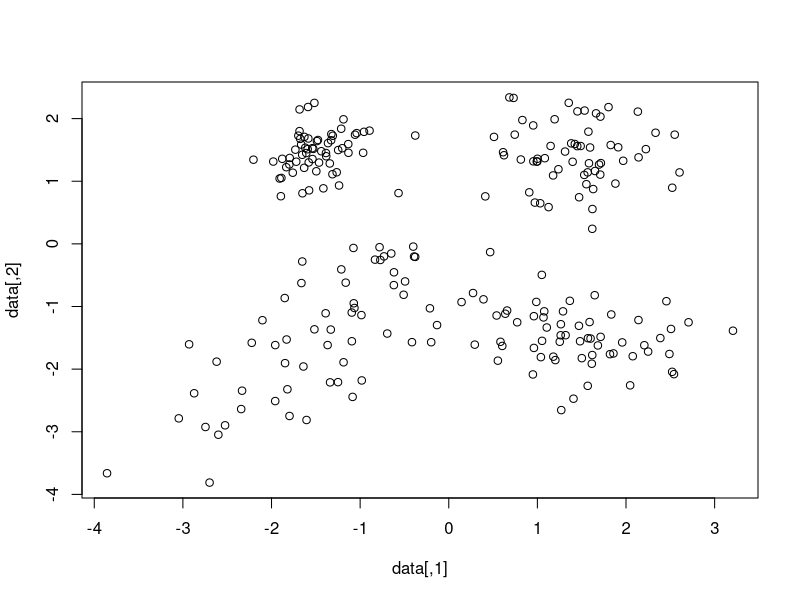

The R script that drew this image: (Note: this script raises an error after producing the figure.)
set.seed(11)

### draw data
n <- 60
b <- matrix(c(1.5,1.5,1.5,-1.5,-1.5,1.5,-1.5,-1.5), ncol = 4)
Omega <- matrix(c(0.3, 0.05, 0.05, 0.3, 0.5, -0.08, -0.08, 0.2, 0.1, 0.03, 0.03, 0.1, 0.8, 0.5, 0.5, 0.8), ncol = 4)
data <- c()
for(c in 1:4){
  data <- rbind(data, MASS::mvrnorm(n = 60, mu = b[,c], Sigma = matrix(Omega[,c], ncol = 2)))
}
plot(data)

### prior settings
delta <- 0.01 # concentration parameter of Dirichlet distribution
xi <- matrix(rep(0, 2), ncol = 2) # prior mean for class means
D <- diag(2) * 9 # prior variance for class means
sigma_y <- diag(2) # data variance (assumed known and same for all classes)

### initial values
z0 <- rep(1, nrow(data)) # initial data point assignment

### run Gibbs sampler
results <- crp_gibbs(data = data, delta = delta, xi = xi, D = D,
                     sigma_y = sigma_y, z0 = z0, R = 1000)

### assign classes that occur most often
tab <- apply(results$z_samples, 1, FUN = function(x) {
  tab <- table(x)
  ans <- names(tab[which.max(tab)])
  return(as.numeric(ans))
})
table(tab)

### Gibbs sampler definition
crp_gibbs <- function(data, delta, xi, D, sigma_y, z0, R){

  ### data dimension
  N <- nrow(data)

  ### initialization
  z <- z0
  m <- as.vector(table(z))
  C <- length(m)
  pb <- txtProgressBar(min = 0, max = R, style = 3)

  ### storage of Gibbs samples
  z_samples <- matrix(NA, nrow = N, ncol = R)

  ### Gibbs sampler
  for(r in 1:R){

    ### Dirichlet Process
    for(n in 1:N){
      ### un-assign initial class membership
      m[z[n]] <- m[z[n]] - 1

      ### remove empty table
      if(m[z[n]] == 0) {
        m[z[n]] <- m[C]
        z[z == C] <- z[n]
        m <- m[-C]
        C <- C - 1
      }

      ### ensure that z[n] does not get counted as a cluster
      z[n] <- -1

      ### storage for cluster log-probabilities
      logp <- rep(NA, C + 1)

      ### update cluster characteristics
      for(c in 1:C){

        ### extract data points currently present in this cluster
        y <- data[z == c, , drop = FALSE]

        ### compute cluster precision and variance
        tau_p <- solve(D) + m[c] * solve(sigma_y)
        sig_p <- solve(tau_p)

        ### update cluster covariance
        Omega_c <- (D + crossprod(t(apply(y, 1, function(x) x - mean_p)))) / (m[c]+2-ncol(data)-1)

        ### update cluster mean
        mean_p <- sig_p %*% (solve(sigma_y) %*% colSums(y) + solve(D) %*% t(xi))

        ### compute cluster assignment probabilities for existing cluster (conditioned on existing clusters)
        logp[c] <- log(m[c]) + mvtnorm::dmvnorm(data[n,], mean = mean_p, sigma = sig_p + sigma_y, log = TRUE)
      }

      ### compute probability for new cluster (conditioned on existing clusters)
      logp[C+1] <- log(delta) + mvtnorm::dmvnorm(data[n,], mean = xi, sigma = D + sigma_y, log = TRUE)

      ### transform log-probabilities to probabilities
      max_logp <- max(logp)
      logp <- logp - max_logp
      loc_probs <- exp(logp)
      loc_probs <- loc_probs / sum(loc_probs)

      ### draw new cluster membership
      newz <- sample(1:(C+1), 1, prob = loc_probs)
      if(newz == C + 1){
        ### spawn new cluster
        m <- c(m, 0)
        C <- C + 1
      }
      z[n] <- newz
      m[newz] <- m[newz] + 1
    }

    setTxtProgressBar(pb, r)
    z_samples[, r] <- z
  }

  close(pb)
  return(list("z_samples" = z_samples))
}
